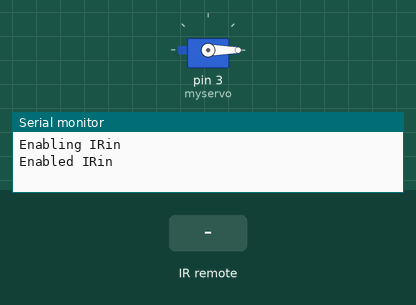
Simulated run of this sketch. Board: Arduino Uno, built with avr-gcc and run on an emulated ATmega328P. Parts: servo, the last lines printed to the serial monitor. The test bench sets the inputs (shaded band).

Above: at 1.2 s.
1.3 s: infrared code 0xFE8F97 received
At 1.9 s:
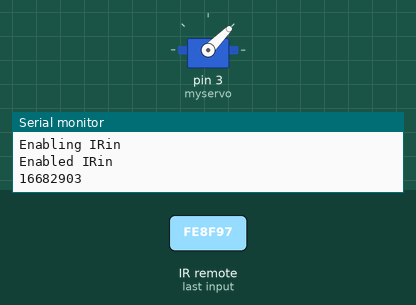
3.8 s: infrared code 0xFD8877 received
At 4.6 s:
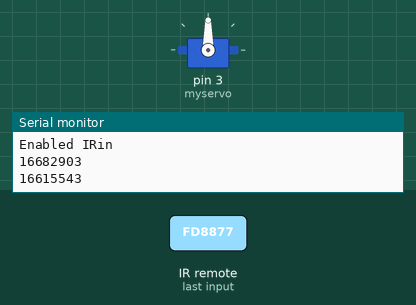
6.3 s: infrared code 0xFD48B7 received
At 6.9 s:
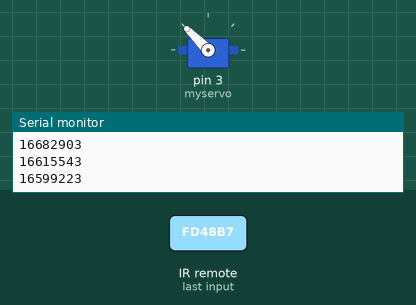
9.3 s: infrared code 0xFD28D7 received
At 10.4 s:
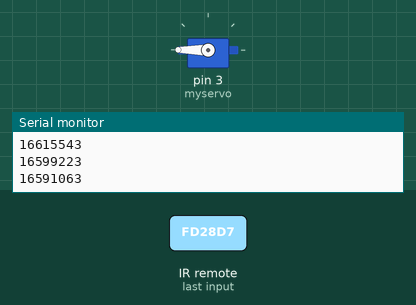
Timing chart, 0 to 12.8 s (numbered marks = the images above; inputs shaded):
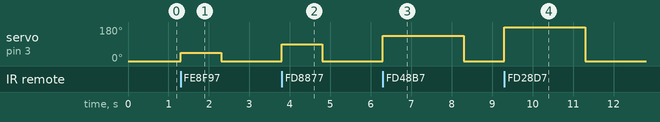

Measured:
- after the input at 1.3 s, servo on pin 3 (myservo): 0° → 45° at once, → 0° 1.0 s later
- after the input at 3.8 s, servo on pin 3 (myservo): 0° → 90° at once, → 0° 1.0 s later
- after the input at 6.3 s, servo on pin 3 (myservo): 0° → 135° at once, → 0° 2.0 s later
- after the input at 9.3 s, servo on pin 3 (myservo): 0° → 180° at once, → 0° 2.0 s later

The sketch:

servo_motor_with_ir_remote_and_arduino1.ino
```cpp
#include <IRremote.h>
#include <Servo.h>

// Define the pin for the IR receiver
int RECV_PIN = 5;

// Create an IR receiver object
IRrecv irrecv(RECV_PIN);

// Create an object to store the decoded results
decode_results results;

// Create a servo object
Servo myservo;

// Variable to store the servo position, initialized to 0
int pos = 0;

void setup() {
  // Start the serial communication for debugging
  Serial.begin(9600);
  Serial.println("Enabling IRin");

  // Start the IR receiver
  irrecv.enableIRIn();
  Serial.println("Enabled IRin");

  // Attach the servo to digital pin 3
  myservo.attach(3);

  // Set the servo to its initial position
  myservo.write(pos);
}

void loop() {
  // Check if an IR signal has been received and decoded
  if (irrecv.decode(&results)) {

    // Print the decoded value to the Serial Monitor (in decimal format)
    Serial.println(results.value, DEC);

    // --- Control logic based on the received IR code ---

    // If button '1' is pressed (code: 16682903)
    if (results.value == 16682903) {
      myservo.write(45);  // Move servo to 45 degrees
      delay(1000);        // Wait for 1 second
    }
    // If button '2' is pressed (code: 16615543)
    else if (results.value == 16615543) {
      myservo.write(90);  // Move servo to 90 degrees
      delay(1000);        // Wait for 1 second
    }
    // If button '3' is pressed (code: 16599223)
    else if (results.value == 16599223) {
      myservo.write(135); // Move servo to 135 degrees
      delay(2000);        // Wait for 2 seconds
    }
    // If button '4' is pressed (code: 16591063)
    else if (results.value == 16591063) {
      myservo.write(180); // Move servo to 180 degrees
      delay(2000);        // Wait for 2 seconds
    }
    else {
      // This block is for any other button press (currently does nothing)
    }

    // After the delay, return the servo to the initial position (0 degrees)
    myservo.write(0);

    // Resume listening for the next IR signal
    irrecv.resume();

    // A small delay before the next loop
    delay(100);
  }
}
```
